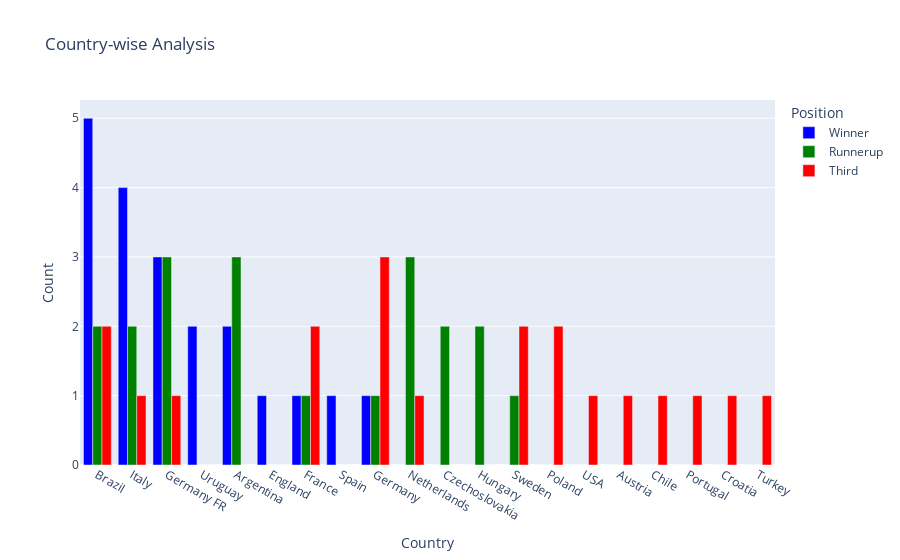

Notebook source saved alongside this figure:
### Code cell
# Insight 2 : A complete depection of number of world cups won, first runner-up, and second runner-up positions by various participating teams
teams.reset_index(inplace=True)
teams.rename(columns={'index': 'Country'}, inplace=True)

# Melt the DataFrame
teams_long = teams.melt(id_vars='Country', var_name='Position', value_name='Count')

# Plot the data
fig = px.bar(teams_long, x='Country', y='Count', color='Position', title='Country-wise Analysis', 
             color_discrete_sequence=['blue', 'green', 'red'], barmode='group')
fig.show()

### Figure 1 — Plotly figure (JSON) as saved in the notebook; plotly's stock layout.template omitted (floating-point values rounded to 4 significant figures)
{"data": [{"alignmentgroup": "True", "hovertemplate": "Position=Winner<br>Country=%{x}<br>Count=%{y}<extra></extra>", "legendgroup": "Winner", "marker": {"color": "blue", "pattern": {"shape": ""}}, "name": "Winner", "offsetgroup": "Winner", "orientation": "v", "showlegend": true, "textposition": "auto", "type": "bar", "x": ["Brazil", "Italy", "Germany FR", "Uruguay", "Argentina", "England", "France", "Spain", "Germany", "Netherlands", "Czechoslovakia", "Hungary", "Sweden", "Poland", "USA", "Austria", "Chile", "Portugal", "Croatia", "Turkey"], "xaxis": "x", "y": [5, 4, 3, 2, 2, 1, 1, 1, 1, 0, 0, 0, 0, 0, 0, 0, 0, 0, 0, 0], "yaxis": "y"}, {"alignmentgroup": "True", "hovertemplate": "Position=Runnerup<br>Country=%{x}<br>Count=%{y}<extra></extra>", "legendgroup": "Runnerup", "marker": {"color": "green", "pattern": {"shape": ""}}, "name": "Runnerup", "offsetgroup": "Runnerup", "orientation": "v", "showlegend": true, "textposition": "auto", "type": "bar", "x": ["Brazil", "Italy", "Germany FR", "Uruguay", "Argentina", "England", "France", "Spain", "Germany", "Netherlands", "Czechoslovakia", "Hungary", "Sweden", "Poland", "USA", "Austria", "Chile", "Portugal", "Croatia", "Turkey"], "xaxis": "x", "y": [2, 2, 3, 0, 3, 0, 1, 0, 1, 3, 2, 2, 1, 0, 0, 0, 0, 0, 0, 0], "yaxis": "y"}, {"alignmentgroup": "True", "hovertemplate": "Position=Third<br>Country=%{x}<br>Count=%{y}<extra></extra>", "legendgroup": "Third", "marker": {"color": "red", "pattern": {"shape": ""}}, "name": "Third", "offsetgroup": "Third", "orientation": "v", "showlegend": true, "textposition": "auto", "type": "bar", "x": ["Brazil", "Italy", "Germany FR", "Uruguay", "Argentina", "England", "France", "Spain", "Germany", "Netherlands", "Czechoslovakia", "Hungary", "Sweden", "Poland", "USA", "Austria", "Chile", "Portugal", "Croatia", "Turkey"], "xaxis": "x", "y": [2, 1, 1, 0, 0, 0, 2, 0, 3, 1, 0, 0, 2, 2, 1, 1, 1, 1, 1, 1], "yaxis": "y"}], "layout": {"barmode": "group", "legend": {"title": {"text": "Position"}, "tracegroupgap": 0}, "title": {"text": "Country-wise Analysis"}, "xaxis": {"anchor": "y", "domain": [0, 1], "title": {"text": "Country"}}, "yaxis": {"anchor": "x", "domain": [0, 1], "title": {"text": "Count"}}}}
